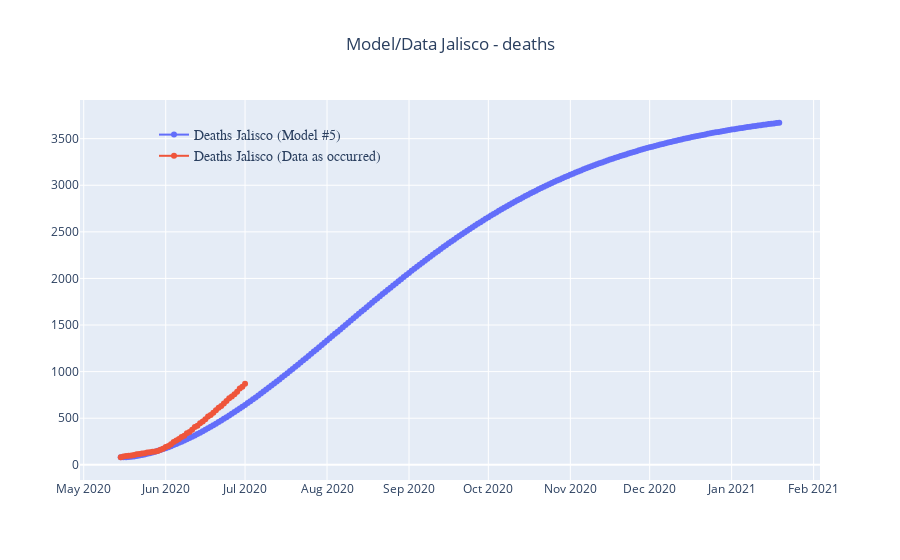

The notebook cell this image was saved under:
### Code cell
# Example 5 - variable contact rate hospitalizations with capacity constraints

Ri= 1.15      # initial reproduction rate
Rf= 0.95      # final reproduction rate as if 0 infected: S/P=1
λ = 0.015     # behavioral param
sc= 5        # scale parameter

I0= 960*sc
D0= 81


γ = 0.200     # n days while infectious; 1/n
θ = 0.100     # n days for a case to resolve; 1/n
δ = 0.01      # death rate
βi= Ri*γ      # initial contact rate
βf= Rf*γ      # final contact rate as if 0 infected: S/P=1

α0 = 0.00     # severe symptoms
α1 = 0.03     # severe symptoms: days to recuperate
μ  = 0.10     # hospital constraint
δ1 = 10*δ     # death rate in severe symptoms if not treated

# Functions
def Sp(S,I,P,β):
    return S - β*S*I/P
def Ip(S,I,N,β):
    return I + β*S*I/P - γ*I
def Rp(R,I):
    return R + γ*(1-α0)*I - θ*R

def Hp(H,entries):
    return H + entries - α1*H  # γ*α0*I
def Up(U,entries):
    return U + entries - θ*U

def Cp(C,R,H,U):
    return C + (1-δ)*θ*R + α1*H + (1-δ1)*θ*U
def Dp(D,R,U):
    return D + δ*θ*R + δ1*θ*U
def Pp(P,R):
    return P - δ*θ*R

def Beta(t):
    return βi*np.exp(-λ*t) + βf*(1-np.exp(-λ*t))

def Rt(S,P,β):
    return (β*S/P)/γ

# Inital values
P = 8256000
I = I0
S = P-I
R = 0
H = 0
U = 0
C = 0
D = D0
β = βi
Rc = Ri

# Simulation
t = 300
x = np.empty([t,13])

for i in range(0,t):    
    β  = Beta(i)    
    S1 = Sp(S,I,P,β)
    I1 = Ip(S,I,P,β)
    R1 = Rp(R,I)    
    C1 = Cp(C,R,H,U)
    D1 = Dp(D,R,U)
    P1 = Pp(P,R)
    Rc = Rt(S,P,β)

    entries = γ*α0*I
    H1 = Hp(H,entries)    
    if H1 > μ*P:
        entriesH = μ*P - H*(1-α1)
        entriesU = entries - entriesH
    else:
        entriesH = entries
        entriesU = 0
        
    H1 = Hp(H,entriesH)
    U1 = Up(U,entriesU)

    
    x[i,:] = [i,-(S1-S),S,I,R,H,U,C,D,P,P-S1,Rc,β]
    
    S = S1
    I = I1
    R = R1
    H = H1
    U = U1
    C = C1
    D = D1
    P = P1
    
df5 = pd.DataFrame(data=x)
df5.columns = ['time','NewInf','Susc','Inf','Resol','Hospital','Untreated','Recup','Deaths','Pop','Cases','Rt','βt']

df5['date'] = mx2.date
df5.loc[len(mx2)-1:len(df5),'date'] = pd.date_range(start=mx2.date.iloc[-1],periods=(len(df5)-len(mx2)+1))
df5['date'] = pd.to_datetime(df5['date'])

tbound = 250
fig = go.Figure()

fig.add_trace(go.Scatter(
    x=df5[df5.time<tbound]['date'],
    y=df5[df5.time<tbound]['Deaths'],
    name='Deaths Jalisco (Model #5)',
    mode='lines+markers',line_width=2,marker_size=6,opacity=1))

fig.add_trace(go.Scatter(
    x=mx2['date'],
    y=mx2['Deaths_Jalisco'],
    name='Deaths Jalisco (Data as occurred)',
    mode='lines+markers',line_width=2,marker_size=6,opacity=1))

fig.update_layout(
    title="Model/Data Jalisco - deaths",
    title_x=0.5,showlegend=True,yaxis = {'type': 'linear'},
    legend=dict(
            x=0.10,y=0.95,
            traceorder="normal",font=dict(family="sans-serif",size=14),bgcolor='rgba(0,0,0,0)'),)

fig.show()

### Figure 1 — Plotly figure (JSON) as saved in the notebook; plotly's stock layout.template omitted (floating-point values rounded to 4 significant figures; data arrays with more than 128 entries replaced by an {"elided": "..."} marker saying what was removed)
{"data": [{"line": {"width": 2}, "marker": {"size": 6}, "mode": "lines+markers", "name": "Deaths Jalisco (Model #5)", "opacity": 1, "type": "scatter", "x": {"elided": "250 str values"}, "y": {"elided": "250 float values"}}, {"line": {"width": 2}, "marker": {"size": 6}, "mode": "lines+markers", "name": "Deaths Jalisco (Data as occurred)", "opacity": 1, "type": "scatter", "x": ["2020-05-15", "2020-05-16", "2020-05-17", "2020-05-18", "2020-05-19", "2020-05-20", "2020-05-21", "2020-05-22", "2020-05-23", "2020-05-24", "2020-05-25", "2020-05-26", "2020-05-27", "2020-05-28", "2020-05-29", "2020-05-30", "2020-05-31", "2020-06-01", "2020-06-02", "2020-06-03", "2020-06-04", "2020-06-05", "2020-06-06", "2020-06-07", "2020-06-08", "2020-06-09", "2020-06-10", "2020-06-11", "2020-06-12", "2020-06-13", "2020-06-14", "2020-06-15", "2020-06-16", "2020-06-17", "2020-06-18", "2020-06-19", "2020-06-20", "2020-06-21", "2020-06-22", "2020-06-23", "2020-06-24", "2020-06-25", "2020-06-26", "2020-06-27", "2020-06-28", "2020-06-29", "2020-06-30", "2020-07-01"], "y": [81, 90, 95, 98, 99, 105, 114, 116, 120, 123, 131, 136, 140, 143, 148, 162, 172, 192, 203, 221, 244, 261, 278, 299, 313, 339, 353, 377, 405, 419, 446, 464, 488, 518, 535, 559, 585, 611, 632, 659, 686, 715, 734, 757, 784, 818, 838, 870]}], "layout": {"legend": {"bgcolor": "rgba(0,0,0,0)", "font": {"family": "sans-serif", "size": 14}, "traceorder": "normal", "x": 0.1, "y": 0.95}, "showlegend": true, "title": {"text": "Model/Data Jalisco - deaths", "x": 0.5}, "yaxis": {"type": "linear"}}}
